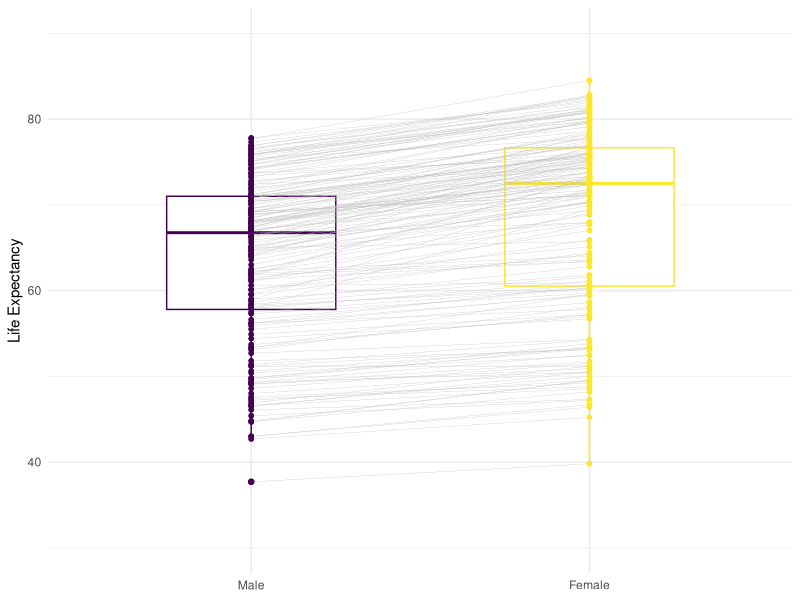
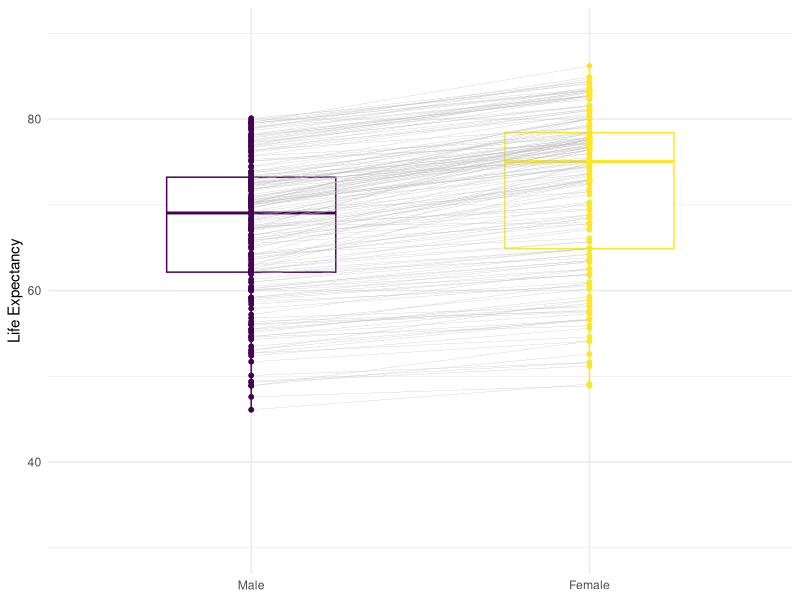
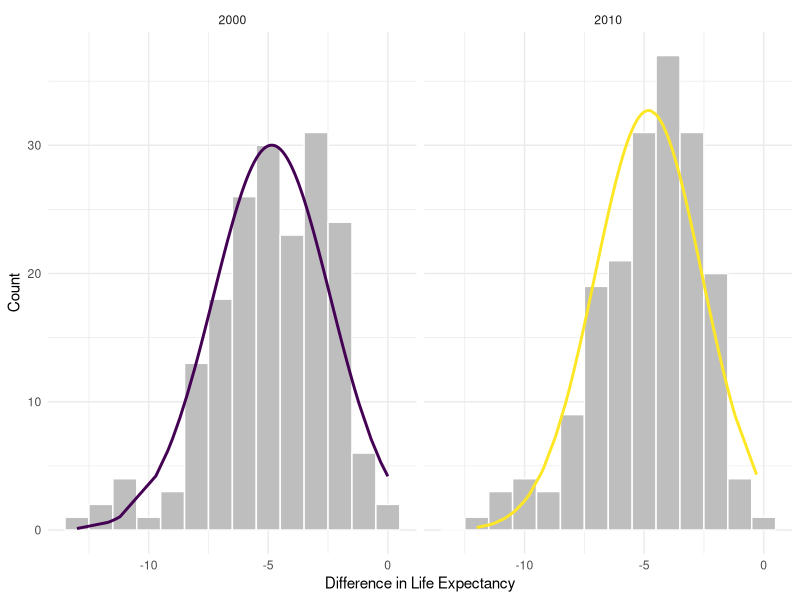
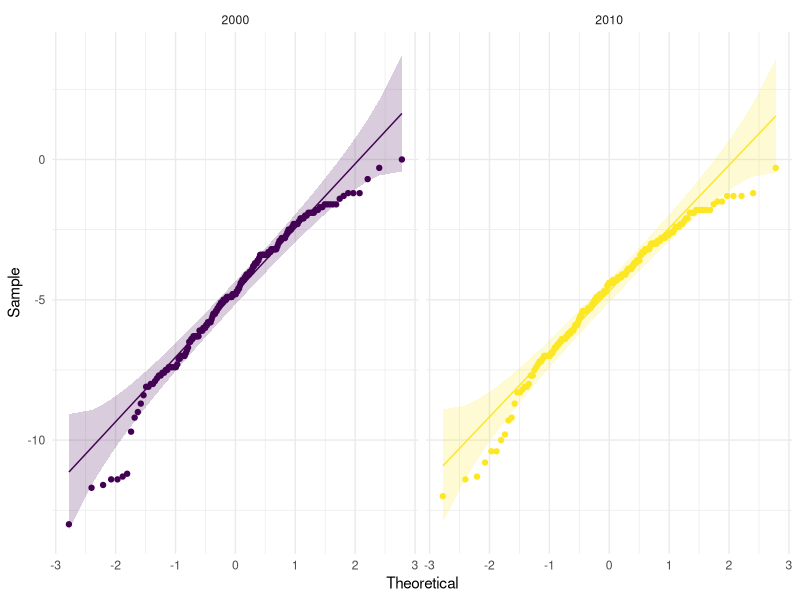
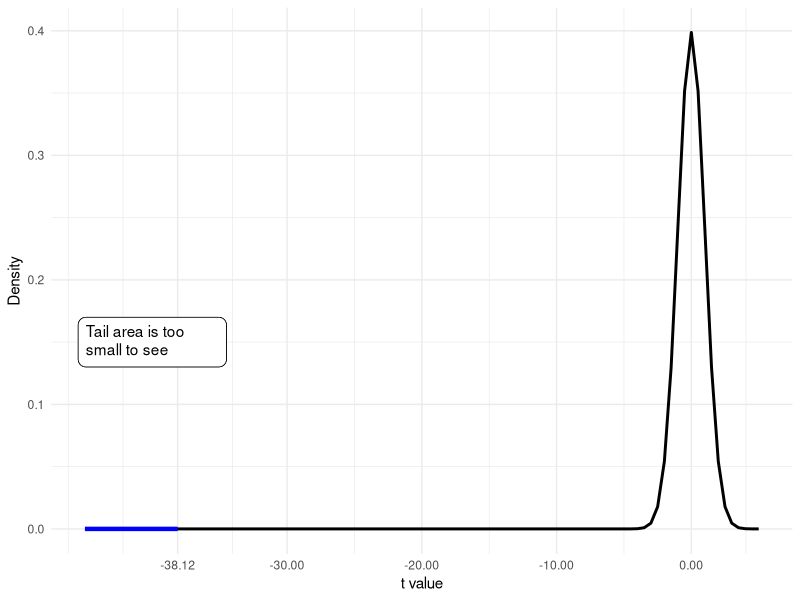
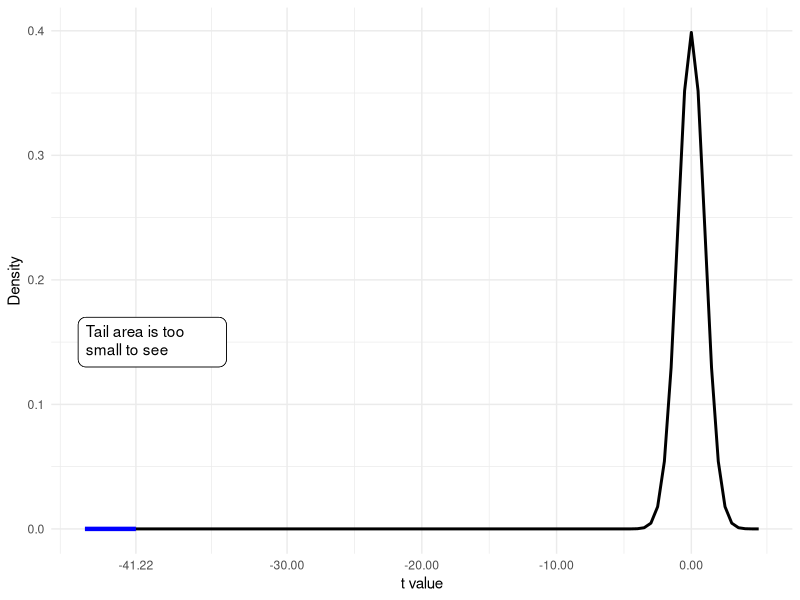
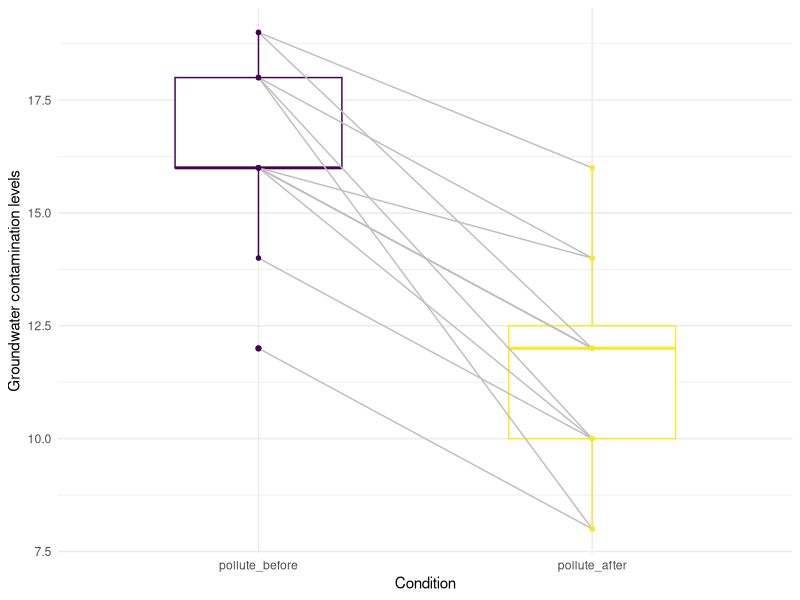
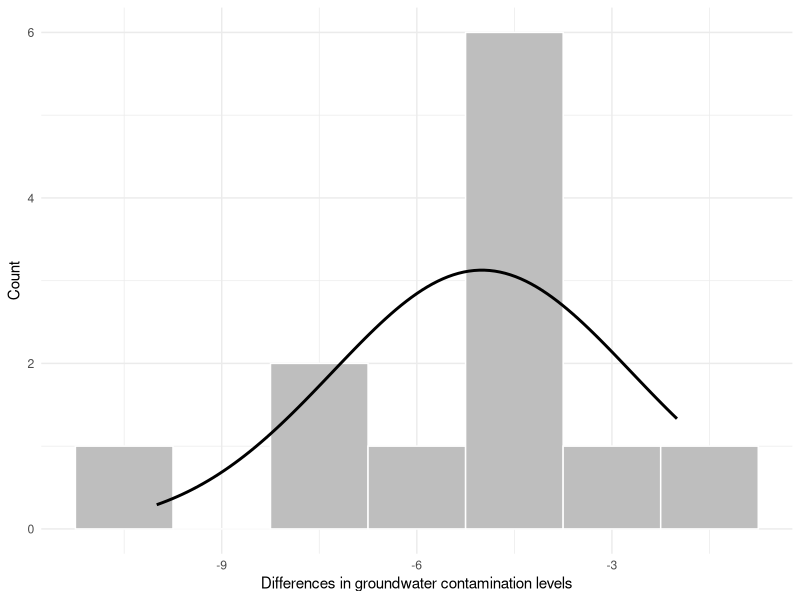

Source code (R) for these figures, in order:
## ---- chunk 1
#| message: false

library(tidyverse)
library(knitr)
library(kableExtra)
library(haven)
library(ggpubr)
library(coin)
library(rstatix)
library(ggtext)
library(purrr)
## ---- chunk 2
gapminder_data_ori <- read_sav("SPSS_Gapminder_main_1 (1).sav")
gapminder_data <- gapminder_data_ori |> 
  select(
    country, OECD_G77, LE00, LE10, LEf00, LEf10, LEm00, LEm10
  ) |> 
  pivot_longer(
    cols = c(LEf00, LEf10, LEm00, LEm10),
    names_to = "ori_vars",
    values_to = "life_exp"
  ) |> 
  mutate(
    gender = ifelse(grepl("LEf", ori_vars), "Female", "Male"),
    year = ifelse(grepl("00", ori_vars), 2000, 2010)
  ) |> 
  select(-ori_vars)
gapminder_data_fm <- gapminder_data_ori |> 
  select(
    country, OECD_G77, LE00, LE10, LEf00, LEf10, LEm00, LEm10
  ) |> 
  mutate(
    diff_00 = LEm00 - LEf00,
    diff_10 = LEm10 - LEf10
  ) |> 
  pivot_longer(
    cols = c(diff_00, diff_10),
    names_to = "year",
    values_to = "life_exp_diff"
  ) |> 
  mutate(
    year = ifelse(
      grepl("00", year), 2000, 2010
    )
  )
## ---- chunk 3
#| label: tbl-life-exp-all-summary
#| tbl-cap: Summary statistics for male and female life expectancy across countries in 2000 and 2010

gapminder_life_exp_all_summary <- gapminder_data |> 
  group_by(year, gender) |> 
  summarise(
    mean = mean(life_exp, na.rm = TRUE),
    sd = sd(life_exp, na.rm = TRUE),
    .groups = "drop"
  )
gapminder_life_exp_all_summary |> 
  kbl(
    col.names = c("Year", "Gender", "M", "SD")
  ) |> 
  kable_styling(
    bootstrap_options = c("striped", "condensed"),
    latex_options = c("striped")
  )
## ---- chunk 4
#| message: false
#| warning: false
#| label: fig-life-exp-gender-year
#| fig-cap: "Comparison of male and female life expectancy across countries"
#| fig-subcap: 
#|   - "2000 data"
#|   - "2010 data"
#| fig-asp: 1
#| layout-ncol: 2

gapminder_data_fm |> 
  rename(
    Male = LEm00,
    Female = LEf00
  ) |> 
  ggpaired(
  cond1 = "Male",
  cond2 = "Female",
  color = "condition",
  line.color = "gray",
  line.size = .05
) + 
  scale_y_continuous(limits = c(30, 90)) + 
  scale_color_viridis_d(name = "Gender", option = "D") + 
  theme_minimal() + 
  theme(
    legend.position = "none",
    axis.title.x = element_blank()
  ) + 
  labs(
    y = "Life Expectancy"
  )

gapminder_data_fm |> 
  rename(
    Male = LEm10,
    Female = LEf10
  ) |> 
  ggpaired(
  cond1 = "Male",
  cond2 = "Female",
  color = "condition",
  line.color = "gray",
  line.size = .05
) + 
  scale_y_continuous(limits = c(30, 90)) + 
  scale_color_viridis_d(name = "Gender", option = "D") + 
  theme_minimal() + 
  theme(
    legend.position = "none",
    axis.title.x = element_blank()
  ) + 
  labs(
    y = "Life Expectancy"
  )
## ---- chunk 5
    #| label: fig-dist-fm-across-countries
    #| fig-cap: Distribution of differences in life expectancy between males and females across countries in 2000 and 2010
    #| fig-asp: 0.5625
    #| warning: false

    gapminder_data_fm |> 
      ggplot(aes(x = life_exp_diff)) + 
      geom_histogram(
        binwidth = 1,
        color = "white",
        fill = "grey"
      ) + 
      facet_wrap(vars(year)) + 
      geom_line(
        aes(y = 184 * dnorm(
          life_exp_diff,
          mean = tapply(life_exp_diff, year, mean, na.rm = TRUE)[PANEL],
          sd = tapply(life_exp_diff, year, sd, na.rm = TRUE)[PANEL]
        ),
        color = factor(year)),
        linewidth = 1,
        show.legend = FALSE
      ) + 
      scale_color_viridis_d() + 
      theme_minimal() + 
      labs(
        x = "Difference in Life Expectancy",
        y = "Count"
      )

## ---- chunk 6
    #| label: fig-qqplot-fm-across-countries
    #| fig-cap: QQ plots displaying the distribution of differences in life expectancy between males and females across countries for the years 2000 and 2010
    #| fig-asp: 0.5625
    #| warning: false

    gapminder_data_fm |> 
      mutate(year = factor(year)) |> 
      ggqqplot(
      x = "life_exp_diff",
      color = "year"
    ) + 
      facet_wrap(vars(year)) + 
      scale_color_viridis_d() + 
      scale_fill_viridis_d() + 
      theme_minimal() + 
      theme(
        legend.position = "none"
      )
## ---- chunk 7
    shapiro00_life_exp <- shapiro.test(
      gapminder_data_fm$life_exp_diff[gapminder_data_fm$year == 2000]
    )
    print(shapiro00_life_exp)

    shapiro10_life_exp <- shapiro.test(
      gapminder_data_fm$life_exp_diff[gapminder_data_fm$year == 2010]
    )
    print(shapiro10_life_exp)
## ---- chunk 8
t_test00 <- t.test(
  gapminder_data_fm$LEm00,
  gapminder_data_fm$LEf00,
  paired = TRUE
)
print(t_test00)

t_test10 <- t.test(
  gapminder_data_fm$LEm10,
  gapminder_data_fm$LEf10,
  paired = TRUE
)
print(t_test10)

## ---- chunk 9
#| label: fig-t-dist-life-exp-all
#| fig-cap: "Theoretical $t$-distribution with 367 degrees of freedom"
#| fig-subcap: 
#|  - "Tail area representing p-value from paired t-test for 2000 data"
#|  - "Tail area representing p-value from paired t-test for 2010 data"
#| fig-asp: .3

ggplot(data.frame(
  x = c(-45, 5)),
  aes(x = x)
) + 
  stat_function(
    fun = dt,
    args = list(df = 367),
    linewidth = 1
  ) + 
  stat_function(
    fun = dt,
    args = list(df = 367),
    xlim = c(-45, as.numeric(t_test00$statistic)),
    linewidth = 1.5,
    color = "blue"
  ) + 
  geom_textbox(
    x = -40,
    y = .15,
    label = "Tail area is too small to see",
    maxwidth = .2
  ) + 
  scale_x_continuous(
    breaks = c(
      round(as.numeric(t_test00$statistic), 2),
      -30, -20, -10, 0
    )
  ) + 
  labs(
    x = "t value",
    y = "Density"
  ) +
  theme_minimal() + 
  theme(
    plot.title = element_textbox_simple()
  )

ggplot(data.frame(
  x = c(-45, 5)),
  aes(x = x)
) + 
  stat_function(
    fun = dt,
    args = list(df = 367),
    linewidth = 1
  ) + 
  stat_function(
    fun = dt,
    args = list(df = 367),
    xlim = c(-45, as.numeric(t_test10$statistic)),
    linewidth = 1.5,
    color = "blue"
  ) + 
  geom_textbox(
    x = -40,
    y = .15,
    label = "Tail area is too small to see",
    maxwidth = .2
  ) + 
  scale_x_continuous(
    breaks = c(
      round(as.numeric(t_test10$statistic), 2),
      -30, -20, -10, 0
    )
  ) + 
  labs(
    x = "t value",
    y = "Density"
  ) +
  theme_minimal() + 
  theme(
    plot.title = element_textbox_simple()
  )
## ---- chunk 10
#| echo: true

# Calculating r and d for 2000 data
r_life_exp_all00 <- sqrt(
  as.numeric(t_test00$statistic)^2 / (as.numeric(t_test00$statistic)^2 + as.numeric(t_test00$parameter))
)
d_life_exp_all00 <- 2 * as.numeric(t_test00$statistic) / sqrt(as.numeric(t_test00$parameter))

# Calculating r and d for 2010 data
r_life_exp_all10 <- sqrt(
  as.numeric(t_test10$statistic)^2 / (as.numeric(t_test10$statistic)^2 + as.numeric(t_test10$parameter))
)
d_life_exp_all10 <- 2 * as.numeric(t_test10$statistic) / sqrt(as.numeric(t_test10$parameter))
## ---- chunk 11
#| label: tbl-life-exp-grouped-summary
#| tbl-cap: "Summary statistics of male and female life expectancy in OECD, G77, and other countries for 2000 and 2010"

gapminder_grouped_summary <- gapminder_data |> 
  select(-LE00, -LE10) |> 
  drop_na() |> 
  group_by(OECD_G77, year, gender) |> 
  summarise(
    n = n(),
    mean = mean(life_exp, na.rm = TRUE),
    sd = sd(life_exp, na.rm = TRUE),
    .groups = "drop"
  ) |> 
  mutate(
    OECD_G77 = ifelse(
      OECD_G77 == 1, "OECD",
      ifelse(
        OECD_G77 == 2, "G77", "others"
      )
    )
  )
gapminder_grouped_summary |> 
  kbl(
    col.names = c("Group", "Year", "Gender", "n", "M", "SD")
  ) |> 
  kable_styling(
    bootstrap_options = c("condensed", "striped"),
    latex_options = c("striped")
  )
## ---- chunk 12
shapiro.test(
  gapminder_data_fm$life_exp_diff[gapminder_data_fm$year == 2000 & gapminder_data_fm$OECD_G77 == 3]
)

shapiro.test(
  gapminder_data_fm$life_exp_diff[gapminder_data_fm$year == 2010 & gapminder_data_fm$OECD_G77 == 3]
)
## ---- chunk 13
#| label: tbl-t-test-result
#| tbl-cap: "Paired t-test results for life expectancy differences between males and females"

grouped_t_test <- gapminder_data |> 
  pivot_wider(
    names_from = gender,
    values_from = life_exp
  ) |> 
  rename(
    life_exp_f = Female,
    life_exp_m = Male
  ) |> 
  drop_na() |> 
  group_by(OECD_G77, year) |> 
  summarise(
    t_test = list(
      t.test(life_exp_m, life_exp_f, paired = TRUE)
    ),
    .groups = "drop"
  ) |> 
  mutate(
    OECD_G77 = ifelse(
      OECD_G77 == 1, "OECD",
      ifelse(OECD_G77 == 2, "G77", "others")
    ),
    df = map_dbl(t_test, ~ .x$parameter),
    t_statistic = map_dbl(t_test, ~ .x$statistic),
    p_value = map_dbl(t_test, ~ .x$p.value)
  ) |> 
  select(OECD_G77, year, df, t_statistic, p_value)

grouped_t_test |> 
  mutate(
    p_value = as.character(signif(p_value, 3))
  ) |> 
  kbl(
    col.names = c("Group", "Year", "df",
                  "t", "p")
  ) |> 
  kable_styling(
    bootstrap_options = c("striped", "condensed"),
    latex_options = c("striped")
  )
## ---- chunk 14
#| label: tbl-t-test-effect-size
#| tbl-cap: "Effect sizes (Pearson's r and Cohen's d) for differences in male and female life expectancy across OECD, G77, and other countries in 2000 and 2010"

grouped_t_test |> 
  mutate(
    p_value = as.character(signif(p_value, 3)),
    r = sqrt(t_statistic^2 / (t_statistic^2 + df)),
    d = 2 * t_statistic / sqrt(df)
  ) |> 
  kbl(
    col.names = c("Group", "Year", "df",
                  "t", "p",
                  "Pearson's r", "Cohen's d")
  ) |> 
  kable_styling(
    bootstrap_options = c("striped", "condensed"),
    latex_options = c("striped")
  )
## ---- chunk 15
pollution_data <- read_sav("Pollution.sav")
pollution_data <- pollution_data |> 
  mutate(
    pollute_diff = pollute_after - pollute_before
  )
pollution_longer <- pollution_data |> 
  select(-pollute_diff) |> 
  pivot_longer(
    cols = c(pollute_before, pollute_after),
    names_to = "time",
    values_to = "pollute"
  ) |> 
  mutate(
    time = ifelse(
      time == "pollute_before", "before", "after"
    )
  )
## ---- chunk 16
#| label: tbl-summary-stat-pollution
#| tbl-cap: "Summary statistics of groundwater contamination levels before and after the waste removal system installation"

pollution_longer |> 
  group_by(time) |> 
  summarise(
    n = n(),
    mean = mean(pollute, na.rm = TRUE),
    sd = sd(pollute, na.rm = TRUE)
  ) |> 
  kbl(
    col.names = c("Time", "n", "M", "SD")
  ) |> 
  kable_styling(
    bootstrap_options = c("striped", "condensed"),
    latex_options = c("striped")
  )
## ---- chunk 17
#| label: fig-dist-before-after-pollute
#| fig-cap: "Distribution of groundwater contamination levels before and after the waste removal system installation"
#| fig-asp: 0.5625

ggpaired(
  pollution_data,
  cond1 = "pollute_before", cond2 = "pollute_after",
  line.color = "gray",
  color = "condition"
) + 
  scale_colour_viridis_d() + 
  theme_minimal() + 
  theme(
    legend.position = "none"
  ) + 
  labs(
    x = "Condition",
    y = "Groundwater contamination levels"
  )
## ---- chunk 18
#| label: fig-dist-diff-pollute
#| fig-cap: "Assessing the normality"
#| fig-subcap: 
#|   - "Histogram"
#|   - "Q-Q plot"
#| fig-asp: 1
#| layout-ncol: 2

pollution_data |> 
  ggplot(aes(x = pollute_diff)) + 
  geom_histogram(
    binwidth = 1.5,
    color = "white",
    fill = "gray"
  ) + 
  stat_function(
    fun = function(x) 12 * 1.5 * dnorm(
      x,
      mean = mean(pollution_data$pollute_diff),
      sd = sd(pollution_data$pollute_diff)
    ),
    linewidth = 1
  ) + 
  theme_minimal() + 
  labs(
    x = "Differences in groundwater contamination levels",
    y = "Count"
  )

pollution_data |> 
  ggqqplot(
    x = "pollute_diff"
  ) + 
  theme_minimal()
## ---- chunk 19
shapiro.test(pollution_data$pollute_diff)
## ---- chunk 20
#| warning: false

pollute_wilcox_test <- pollution_longer |> 
  wilcox_test(
    formula = pollute ~ time,
    paired = TRUE,
    alternative = "two.sided"
  )
print(pollute_wilcox_test)
## ---- chunk 21
#| echo: true

pollute_wilcox_effsize <- pollution_longer |> 
  wilcox_effsize(
    formula = pollute ~ time,
    paired = TRUE,
    alternative = "two.sided"
  )
print(pollute_wilcox_effsize)
